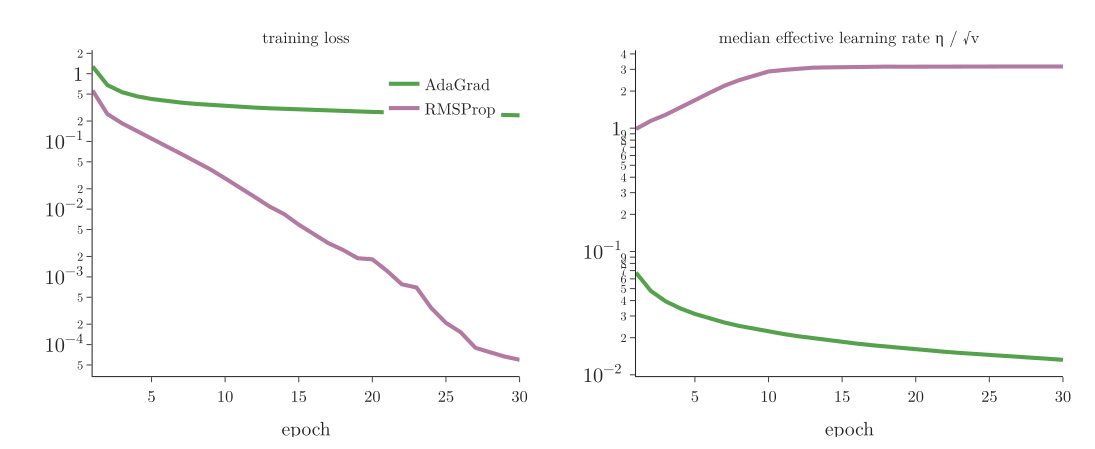

This chart was generated by the following Python code:
"""MNIST, AdaGrad vs RMSProp at learning rate 0.001, mean of 3 seeds: training loss (left) and the median
effective learning rate eta / sqrt(v) over all weights (right), per epoch (Plotly)."""
from pathlib import Path
import pandas as pd
import plotly.graph_objects as go
from plotly.subplots import make_subplots
from common import GREEN, PURPLE, FONT

here = Path(__file__).parent
r = pd.read_csv(here.parent / "data" / "mnist_rmsprop.csv")
fig = make_subplots(rows=1, cols=2, horizontal_spacing=0.12,
                    subplot_titles=("training loss", "median effective learning rate η / √v"))
for kind, name, c in (("adagrad", "AdaGrad", GREEN), ("rmsprop", "RMSProp", PURPLE)):
    m = r[r.optimizer == kind].groupby("epoch")[["loss", "eff_lr"]].mean()
    fig.add_trace(go.Scatter(x=m.index, y=m.loss, name=name, line=dict(color=c, width=4)), 1, 1)
    fig.add_trace(go.Scatter(x=m.index, y=m.eff_lr, showlegend=False, line=dict(color=c, width=4)), 1, 2)
fig.update_xaxes(title_text="epoch")
fig.update_yaxes(type="log", exponentformat="power")
fig.update_layout(template="simple_white", width=1050, height=430, font=FONT, legend=dict(x=0.3, y=0.95),
                  margin=dict(l=80, r=20, t=40, b=60))
fig.write_image(here / "mnist_rmsprop.png", scale=2)
fig.write_image(here / "mnist_rmsprop.pdf")
